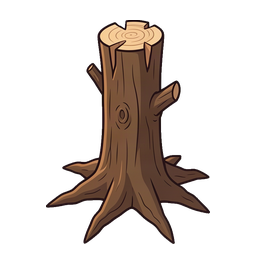
#> input picture assets/game/resource_tree_depleted.png, 256 x 256 px
$ python check_depleted_asset.py
#> lines starting #> are read from the running program, lines starting #| are printed output that depends on the picture; after the words box and inside, x2 and y2 are one past the last pixel; in counts of white or black regions, pixels touching at a corner belong together
#!/usr/bin/env python3
"""Objective production checks for the depleted-tree sprite."""

from pathlib import Path

import numpy as np
from PIL import Image


ASSET = Path(__file__).parents[1] / "assets/game/resource_tree_depleted.png"


def main() -> None:
    image = Image.open(ASSET)
#> image is the input picture: PIL image 256x256 RGBA; mean R, G, B, A 59.9, 44.8, 43.7, 62.8
    assert image.format == "PNG", image.format
    assert image.size == (256, 256), image.size
    assert image.mode == "RGBA", image.mode
    assert image.info.get("icc_profile"), "missing embedded sRGB profile"

    pixels = np.asarray(image)
    alpha = pixels[:, :, 3]
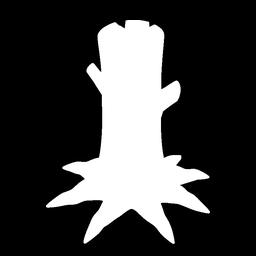
#> alpha: shape (256, 256); min 0, max 255, mean 62.8
    assert np.all(alpha[[0, -1], :] == 0), "top/bottom margins must be transparent"
    assert np.all(alpha[:, [0, -1]] == 0), "left/right margins must be transparent"
    bbox = image.getchannel("A").getbbox()
#> bbox = (46, 20, 210, 244)
    assert bbox is not None
    left, top, right, bottom = bbox
#> left = 46; top = 20; right = 210; bottom = 244
    center = (left + right) / 2
#> center = 128
    assert abs(center - 128) <= 2, f"off-center alpha bounds: {bbox}"
    assert 238 <= bottom <= 246, f"bottom anchor outside expected band: {bbox}"
    assert left >= 12 and top >= 12 and right <= 244, f"insufficient margin: {bbox}"

    transparent = alpha == 0
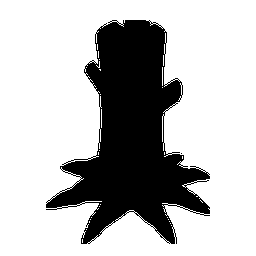
#> transparent: shape (256, 256) bool; 73.1% white; 2 black regions (1 under 20 px), largest, box (x1, y1, x2, y2) and area: (46, 20, 210, 244) 17627
    edge = np.zeros_like(transparent)
    edge[1:, :] |= alpha[:-1, :] > 8
#> edge: shape (256, 256) bool; 25.4% white; 1 white region, box (x1, y1, x2, y2) and area: (46, 21, 210, 245) 16664
    edge[:-1, :] |= alpha[1:, :] > 8
    edge[:, 1:] |= alpha[:, :-1] > 8
    edge[:, :-1] |= alpha[:, 1:] > 8
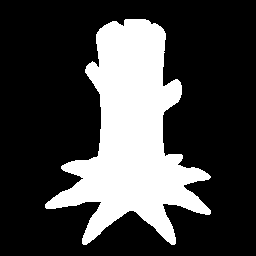
#> edge: shape (256, 256) bool; 26.8% white; 1 white region, box (x1, y1, x2, y2) and area: (45, 19, 211, 245) 17541
    edge &= transparent
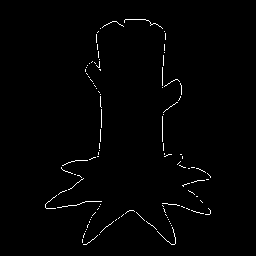
#> edge: shape (256, 256) bool; 1.1% white in thin lines or dots, all inside (x1, y1, x2, y2) = (45, 19, 211, 245)
    # Fully transparent edge texels must carry one neighboring visible color,
    # including legitimate near-black ink outlines.
    matches_visible_neighbor = np.zeros_like(transparent)
    for dy, dx in ((-1, 0), (1, 0), (0, -1), (0, 1)):
        shifted_alpha = np.roll(alpha, (dy, dx), axis=(0, 1))
        shifted_rgb = np.roll(pixels[:, :, :3], (dy, dx), axis=(0, 1))
        matches_visible_neighbor |= (shifted_alpha > 8) & np.all(
            pixels[:, :, :3] == shifted_rgb, axis=2
        )
#> this loop made 4 passes
#> pass 1, in main, `shifted_rgb = np.roll(pixels[:, :, :3], (dy, dx), axis=(0, 1))`:
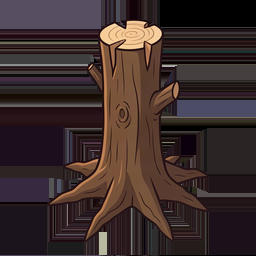
#> shifted_rgb: shape (256, 256, 3); mean R, G, B 59.9, 44.8, 43.7
#> pass 1, in main, `matches_visible_neighbor |= (shifted_alpha > 8) & np.all( pixels[:, :,..`:
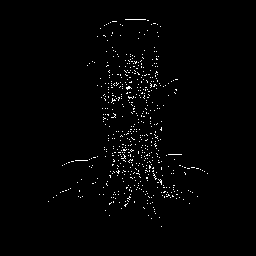
#> matches_visible_neighbor: shape (256, 256) bool; 1.4% white in thin lines or dots, all inside (x1, y1, x2, y2) = (48, 19, 208, 227)
#> after the loop:
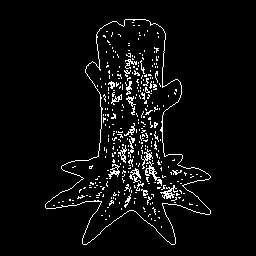
#> matches_visible_neighbor: shape (256, 256) bool; 4.8% white in thin lines or dots, all inside (x1, y1, x2, y2) = (45, 19, 211, 245)
    assert np.all(matches_visible_neighbor[edge]), "edge RGB is not color-dilated"

    print(
        f"PASS {ASSET}: 256x256 8-bit sRGB RGBA; alpha_bbox={bbox}; "
        f"alpha_pixels={int(np.count_nonzero(alpha))}; "
        f"semi_transparent={int(np.count_nonzero((alpha > 0) & (alpha < 255)))}; "
        f"anchor=({center:.1f},{bottom})"
    )
#| PASS assets/game/resource_tree_depleted.png: 256x256 8-bit sRGB RGBA; alpha_bbox=(46, 20, 210, 244); alpha_pixels=17628; semi_transparent=2946; anchor=(128.0,244)


if __name__ == "__main__":
    main()
